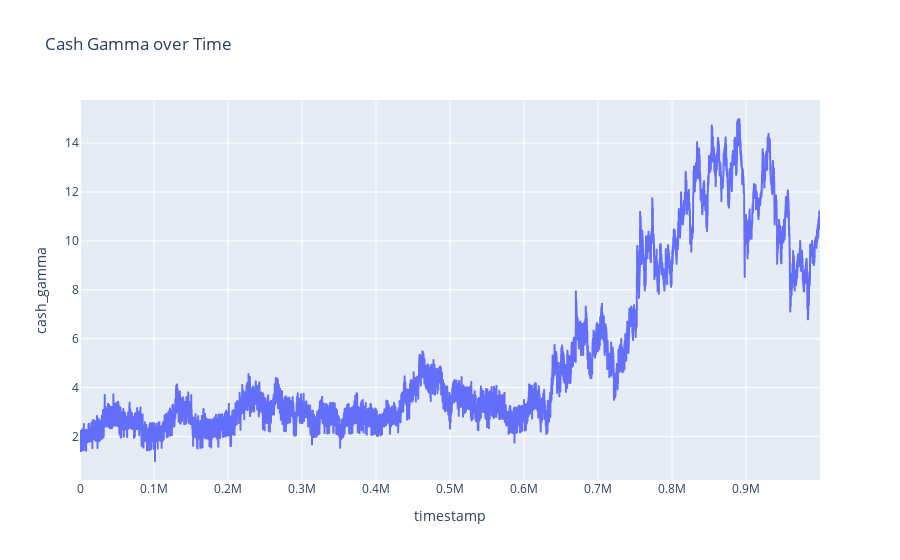

Notebook source saved alongside this figure:
### Code cell
df_coconut_call['cash_gamma'] = df_coconut_call['gamma'].to_numpy() * df_coconut_call['mid_price_coconut'].to_numpy()
df_coconut_call['gamma_1pc'] = 0.01 * df_coconut_call['cash_gamma']
fig = px.line(df_coconut_call, x='timestamp', y='cash_gamma', title='Cash Gamma over Time')
fig.show()

### Figure 1 — Plotly figure (JSON) as saved in the notebook; plotly's stock layout.template omitted (floating-point values rounded to 4 significant figures; data arrays with more than 128 entries replaced by an {"elided": "..."} marker saying what was removed)
{"data": [{"hovertemplate": "timestamp=%{x}<br>cash_gamma=%{y}<extra></extra>", "legendgroup": "", "line": {"color": "#636efa", "dash": "solid"}, "marker": {"symbol": "circle"}, "mode": "lines", "name": "", "showlegend": false, "type": "scattergl", "x": {"elided": "10000 int values"}, "xaxis": "x", "y": {"elided": "10000 float values"}, "yaxis": "y"}], "layout": {"legend": {"tracegroupgap": 0}, "title": {"text": "Cash Gamma over Time"}, "xaxis": {"anchor": "y", "domain": [0, 1], "title": {"text": "timestamp"}}, "yaxis": {"anchor": "x", "domain": [0, 1], "title": {"text": "cash_gamma"}}}}
